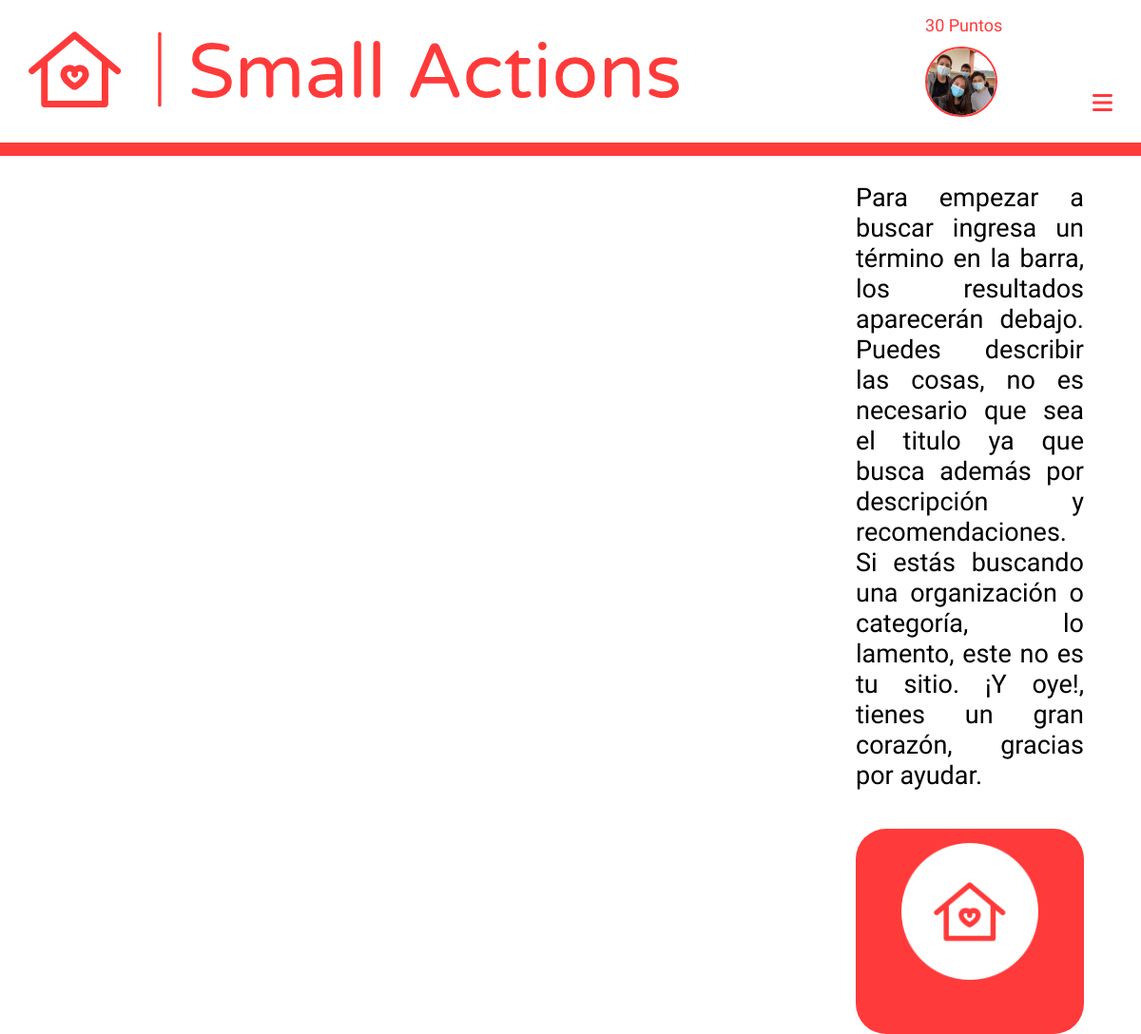
Screenshot of /points/ (signed in) with the database file from the repository.
### login/models.py (models this page shows, shortened)
class User(AbstractUser):
    points = models.PositiveIntegerField(default=0)
    photo = models.ImageField(upload_to="people", null=True, blank=True)
    latitude = models.DecimalField(max_digits=8, decimal_places=6, null=True, blank=True)
    longitude = models.DecimalField(max_digits=9, decimal_places=6, null=True, blank=True)
    visited = models.ManyToManyField(Help, related_name="persons_visited", null=True, blank=True)
    can_change = models.BooleanField(null=True, blank=True) #Security
    date_forgot = models.DateTimeField(auto_now_add=True)
    random_string = models.CharField(max_length=20, blank=True, null=True, unique=True)
    dark_mode = models.BooleanField(default=False)

### maps/views.py (the view)
# urls.py: path('points/', views.points, name="SerchPoints"),
def points(request):
    return render(request, 'maps/points.html')

### templates/maps/points.html (shortened to what this page needs)
{% extends 'maps/nav.html' %}
{% load static %}
{% block head %}
    <link href="{% static 'maps/css/points.css' %}" rel="stylesheet">
{% endblock %}
{% block content %}
    <div id="grid">
        <div id="react"></div>
        <div id="info">
            <p>Para empezar a buscar ingresa un término en la barra, los resultados aparecerán debajo.
                Puedes describir las cosas, no es necesario que sea el titulo ya que busca además por descripción y recomendaciones.
                Si estás buscando una organización o categoría, lo lamento, este no es tu sitio.
                ¡Y oye!, tienes un gran corazón, gracias por ayudar.</p>
            <div>
                <img src="{% static 'maps/images/logo_small_icon_only.png' %}" alt="logo_down">
            </div>
        </div>
    </div>
{% endblock %}

### templates/maps/nav.html (shortened to what this page needs)
<!DOCTYPE html>
{% load static %}
<html lang="es">
    <head>
        <link rel="stylesheet" href="{% static 'maps/css/nav.css' %}">
        {% block head %}
        {% endblock %}
    </head>
    <body>
        <header id="all_bar">
            <div id="superior">
                <img src="{% static 'maps/images/logo.svg' %}" id="principal_logo" alt="logo">
                <div id="rigth_superior">
                    {% if request.user.is_authenticated %}
                        <h6>{{request.user.points}} Puntos</h6>
                        {% if request.user.photo %}
                            <a href="{% url 'account' %}"><img src="{{request.user.photo.url}}" alt="account" id="porfile_photo_nav"></a>
                        {% else %}
                            <a href="{% url 'account' %}"><img src="{% static 'maps/images/logo_small_icon_only_inverted.png' %}" alt="account"></a>
                        {% endif %}
                    {% else %}
                        <a href="{% url 'login' %}"><img src="{% static 'maps/images/logo_small_icon_only_inverted.png' %}" alt="account"></a>
                    {% endif %}
                    <i class="fas fa-bars" id="bars"></i>
                </div>
            </div>
            <div id="inferior">
            </div>
        </header>
        {% block content %}
        {% endblock %}
    </body>
</html>

### static/maps/css/nav.css (style rules this page uses)
* { margin: 0; padding: 0; outline: none; font-family: 'Sora', sans-serif; }
html { transition: color 1s; }
#all_bar { margin-top: 1vh; }
#principal_logo { width: 27vw; margin-left: 2vw; }
#rigth_superior { float: right; }
#rigth_superior h6 { font-family: 'Sora', sans-serif; font-size: 45px; color: #ff3a3a; font-weight: normal; display: inline-block; position: relative; bottom: 2vh; margin-right: 2vw; }
#rigth_superior img { width: 3.7vw; display: inline-block; margin-right: 2vw; }
#inferior { background-color: #ff3a3a; margin-top: 2vh; height: 2.5vh; padding-top: 0.3vh; transition: height 1s; }
#bars { display: none; }
#porfile_photo_nav { height: calc(3.7vw - 3px); object-fit: cover; object-position: center; border-radius: 100px; border: 3px solid #ff3a3a; }
@media screen and (max-width: 1300px) { #all_bar { margin-top: 2vh; } }
@media screen and (max-width: 1300px) { #principal_logo { width: 57vw; margin-left: 2.5vw; margin-top: 2vh; } }
@media screen and (max-width: 1300px) { #rigth_superior { margin-right: 2.5vw; } }
@media screen and (max-width: 1300px) { #rigth_superior h6 { position: static; display: block; font-size: 18px; } }
@media screen and (max-width: 1300px) { #rigth_superior img { width: 6vw; margin: 0; margin-top: 1.5vh; margin-right: 8vw; } }
@media screen and (max-width: 1300px) { #porfile_photo_nav { height: calc(6vw - 2px); border-width: 2px; } }
@media screen and (max-width: 1300px) { #bars { display: inline-block; font-size: 3vh; color: #ff3a3a; position: relative; bottom: .7vh; text-align: right; } }
@media screen and (max-width: 1300px) { #inferior { margin-top: 4vh; height: 1.5vh; z-index: 100; } }

### static/maps/css/points.css (style rules this page uses)
#grid { display: grid; grid-template-columns: 70vw, 30vw; }
body { overflow-x: hidden; }
#react { grid-column: 1; margin-top: 3.5vh; width: 68vw; margin-left: 2vw; }
#info { grid-column: 2; margin-top: 3.5vh; }
#info p { width: 20vw; text-align: justify; font-size: 27px; font-weight: 200; font-family: 'Sora', sans-serif; position: relative; animation-name: fromLeft; animation-duration: 2s; }
#info div { background-color: #ff3a3a; width: 20vw; height: 27vh; border-radius: 32px; margin-top: 5vh; }
#info div img { width: 12vw; margin: auto; margin-left: 4vw; margin-top: 1.8vh; transform: translate(20vw); animation-name: fromLeftImg; animation-duration: 2s; animation-delay: 1s; animation-fill-mode: forwards; }

### rows the page displays
User: user.points "30", user.photo (picture)
